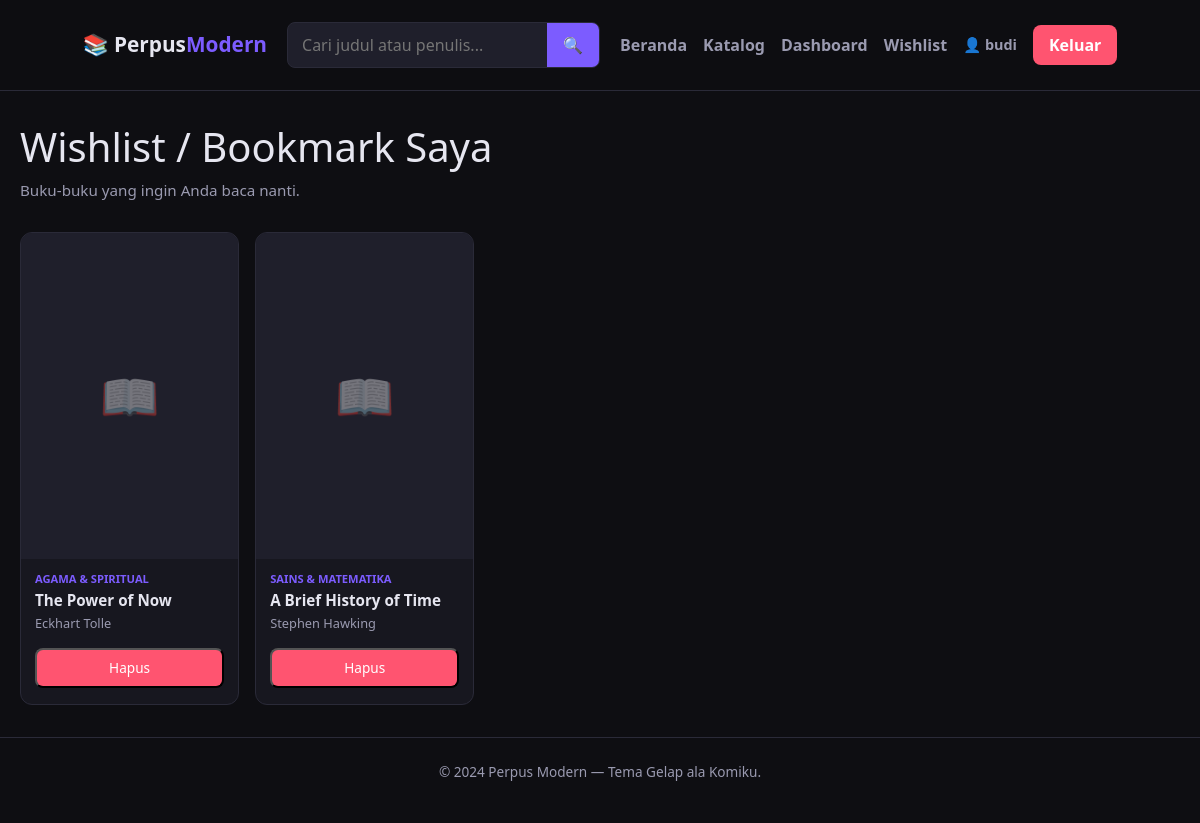
Page /bookmark (signed in) on the committed database.
### app/models.py (models this page shows, shortened)
class User(UserMixin, db.Model):
    __tablename__ = "users"
    id = db.Column(db.Integer, primary_key=True)
    username = db.Column(db.String(64), unique=True, nullable=False, index=True)
    email = db.Column(db.String(120), unique=True, nullable=False, index=True)
    password_hash = db.Column(db.String(256), nullable=False)
    role = db.Column(db.String(20), default="member", nullable=False)
    created_at = db.Column(db.DateTime, default=datetime.utcnow)

class Bookmark(db.Model):
    __tablename__ = "bookmarks"
    id = db.Column(db.Integer, primary_key=True)
    user_id = db.Column(db.Integer, db.ForeignKey('users.id'), nullable=False)
    book_id = db.Column(db.Integer, db.ForeignKey('books.id'), nullable=False)
    created_at = db.Column(db.DateTime, default=datetime.utcnow)
    user = db.relationship('User', backref='bookmarks')
    book = db.relationship('Book', backref='bookmarks')

class Book(db.Model):
    __tablename__ = "books"
    id = db.Column(db.Integer, primary_key=True)
    title = db.Column(db.String(200), nullable=False, index=True)
    author = db.Column(db.String(120), nullable=False)
    synopsis = db.Column(db.Text, nullable=True)
    cover_image = db.Column(db.String(255), nullable=True) # Menyimpan nama file gambar
    stock = db.Column(db.Integer, default=1)
    category = db.Column(db.String(80), nullable=True, index=True)
    created_at = db.Column(db.DateTime, default=datetime.utcnow)

### app/routes.py (the view)
@main.route("/bookmark")
@login_required
def my_bookmarks():
    bookmarks = Bookmark.query.filter_by(user_id=current_user.id).order_by(Bookmark.created_at.desc()).all()
    return render_template("bookmark.html", bookmarks=bookmarks)

### app/__init__.py (called while the page is built)
@login_manager.user_loader
def load_user(user_id):
    from app.models import User
    return User.query.get(int(user_id))

### app/templates/bookmark.html (shortened to what this page needs)
{% extends "base.html" %}
{% block content %}
<section class="catalog-header" style="margin-bottom: 30px;">
    <h1>Wishlist / Bookmark Saya</h1>
    <p class="auth-subtitle">Buku-buku yang ingin Anda baca nanti.</p>
</section>
<section class="main-collection">
    <div class="row row-cols-2 row-cols-md-3 row-cols-lg-5 g-3">
        {% for bookmark in bookmarks %}
        <div class="col">
            <div class="book-card h-100">
                <div class="book-cover">
                </div>
                <div class="book-info">
                    <span class="book-category">{{ bookmark.book.category or 'Umum' }}</span>
                    <h3 class="book-title">{{ bookmark.book.title }}</h3>
                    <p class="book-author">{{ bookmark.book.author }}</p>
                    <div class="action-buttons">
                        <form action="{{ url_for('main.remove_bookmark', bookmark_id=bookmark.id) }}" method="POST" style="width: 100%;">
                            <button type="submit" class="btn-logout" style="width: 100%; padding: 8px; font-size: 0.85rem;">Hapus</button>
                        </form>
                    </div>
                </div>
            </div>
        </div>
        {% else %}
        <div class="col-12 text-center py-5">
            <p class="empty-state">Wishlist Anda masih kosong. Ayo cari buku di Katalog! 📚</p>
        </div>
        {% endfor %}
    </div>
</section>
{% endblock %}

### app/templates/base.html (shortened to what this page needs)
<!DOCTYPE html>
<html lang="id">
<head>
    <link href="https://cdn.jsdelivr.net/npm/bootstrap@5.3.0/dist/css/bootstrap.min.css" rel="stylesheet">
    <link rel="stylesheet" href="{{ url_for('static', filename='css/style.css') }}">
</head>
<body>
    <header class="navbar">
        <div class="navbar-inner">
            <a href="{{ url_for('main.index') }}" class="brand">📚 Perpus<span>Modern</span></a>
            <form class="search-bar" action="{{ url_for('main.catalog') }}" method="get">
                <input type="text" name="q" placeholder="Cari judul atau penulis..." value="{{ request.args.get('q', '') }}">
                <button type="submit">🔍</button>
            </form>
            <nav class="nav-links">
                <a href="{{ url_for('main.index') }}">Beranda</a>
                <a href="{{ url_for('main.catalog') }}">Katalog</a>
                {% if current_user.is_authenticated %}
                    <a href="{{ url_for('main.dashboard') }}">Dashboard</a>
                    <a href="{{ url_for('main.my_bookmarks') }}">Wishlist</a>
                    <a href="{{ url_for('main.profile') }}" class="user-tag">👤 {{ current_user.username }}</a>
                    <a href="{{ url_for('main.logout') }}" class="btn-logout">Keluar</a>
                {% else %}
                    <a href="{{ url_for('main.login') }}" class="btn-login">Masuk</a>
                    <a href="{{ url_for('main.register') }}" class="btn-login" style="background: transparent; border: 1px solid var(--accent); color: var(--accent) !important;">Daftar</a>
                {% endif %}
            </nav>
        </div>
    </header>
    <main class="container">
        {% block content %}{% endblock %}
    </main>
    <footer class="footer">
        <p>&copy; 2024 Perpus Modern — Tema Gelap ala Komiku.</p>
    </footer>
</body>
</html>

### app/static/css/style.css (style rules this page uses)
* { margin: 0; padding: 0; box-sizing: border-box; }
:root { --bg: #0e0e12; --bg-card: #17171f; --bg-elevated: #1f1f2b; --text: #e6e6f0; --text-muted: #9a9ab0; --accent: #7c5cff; --accent-hover: #9b7fff; --border: #2a2a38; --danger: #ff5470; --success: #3ddc97; }
body { font-family: 'Segoe UI', system-ui, -apple-system, sans-serif; background: var(--bg); color: var(--text); min-height: 100vh; display: flex; flex-direction: column; }
.navbar { background: rgba(14, 14, 18, 0.95); border-bottom: 1px solid var(--border); position: sticky; top: 0; z-index: 100; backdrop-filter: blur(10px); }
.navbar-inner { max-width: 1200px; margin: 0 auto; display: flex; align-items: center; gap: 20px; padding: 14px 20px; flex-wrap: wrap; }
.brand { font-size: 1.3rem; font-weight: 800; color: var(--text); text-decoration: none; white-space: nowrap; }
.brand span { color: var(--accent); }
.search-bar { flex: 1; display: flex; min-width: 200px; background: var(--bg-elevated); border: 1px solid var(--border); border-radius: 8px; overflow: hidden; }
.search-bar input { flex: 1; background: transparent; border: none; padding: 10px 14px; color: var(--text); outline: none; }
.search-bar button { background: var(--accent); border: none; color: #fff; padding: 0 16px; cursor: pointer; transition: background 0.2s; }
.nav-links { display: flex; align-items: center; gap: 16px; }
.nav-links a { color: var(--text-muted); text-decoration: none; font-weight: 600; transition: color 0.2s; }
.user-tag { color: var(--text-muted); font-size: 0.9rem; }
.btn-login, .btn-logout { background: var(--accent); color: #fff !important; padding: 8px 16px; border-radius: 8px; text-decoration: none; }
.btn-logout { background: var(--danger); }
.container { max-width: 1200px; margin: 0 auto; padding: 32px 20px; flex: 1; width: 100%; }
.auth-subtitle { color: var(--text-muted); font-size: 0.95rem; margin-bottom: 25px; }
.main-collection { margin-top: 30px; }
.book-card { background: var(--bg-card); border: 1px solid var(--border); border-radius: 12px; overflow: hidden; transition: transform 0.2s, border-color 0.2s; cursor: pointer; display: flex; flex-direction: column; }
.book-cover { aspect-ratio: 2 / 3; background: var(--bg-elevated); position: relative; overflow: hidden; display: flex; align-items: center; justify-content: center; }
.book-info { padding: 12px 14px 16px; display: flex; flex-direction: column; flex-grow: 1; }
.book-category { font-size: 0.7rem; color: var(--accent); font-weight: 700; text-transform: uppercase; margin-bottom: 4px; }
.book-title { font-size: 0.95rem; font-weight: 700; margin-bottom: 4px; display: -webkit-box; -webkit-line-clamp: 2; -webkit-box-orient: vertical; overflow: hidden; }
.book-author { font-size: 0.8rem; color: var(--text-muted); margin-bottom: 15px; }
.action-buttons { display: flex; gap: 8px; margin-top: auto; }
.footer { border-top: 1px solid var(--border); padding: 24px 20px; text-align: center; color: var(--text-muted); font-size: 0.85rem; }

### rows in the picture
User: username "budi"
Bookmark: book "AGAMA & SPIRITUAL", book "The Power of Now", book.author "Eckhart Tolle"
Bookmark: book "SAINS & MATEMATIKA", book "A Brief History of Time", book.author "Stephen Hawking"
